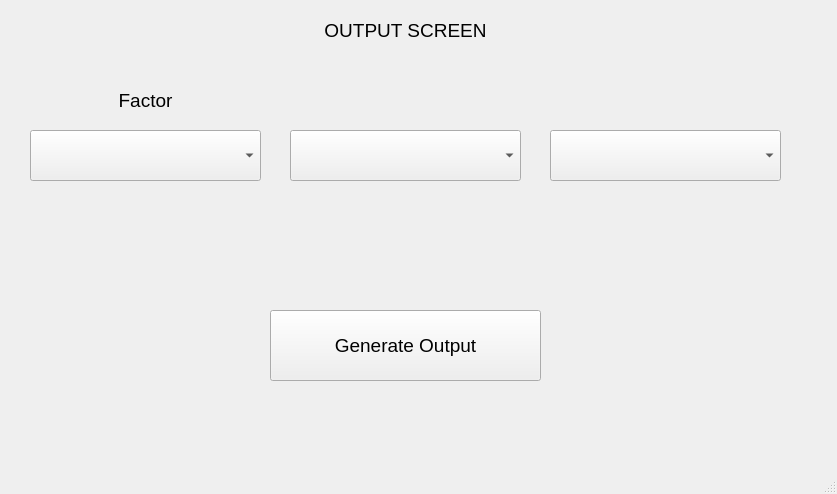
<?xml version="1.0" encoding="UTF-8"?>
<ui version="4.0">
 <class>MainWindow</class>
 <widget class="QMainWindow" name="MainWindow">
  <property name="geometry">
   <rect>
    <x>0</x>
    <y>0</y>
    <width>837</width>
    <height>494</height>
   </rect>
  </property>
  <property name="windowTitle">
   <string>MainWindow</string>
  </property>
  <widget class="QWidget" name="centralwidget">
   <widget class="QComboBox" name="factors">
    <property name="geometry">
     <rect>
      <x>30</x>
      <y>130</y>
      <width>231</width>
      <height>51</height>
     </rect>
    </property>
    <property name="font">
     <font>
      <pointsize>16</pointsize>
     </font>
    </property>
   </widget>
   <widget class="QComboBox" name="parameters1">
    <property name="geometry">
     <rect>
      <x>290</x>
      <y>130</y>
      <width>231</width>
      <height>51</height>
     </rect>
    </property>
    <property name="font">
     <font>
      <pointsize>16</pointsize>
     </font>
    </property>
   </widget>
   <widget class="QLabel" name="heading">
    <property name="geometry">
     <rect>
      <x>300</x>
      <y>10</y>
      <width>211</width>
      <height>41</height>
     </rect>
    </property>
    <property name="font">
     <font>
      <pointsize>14</pointsize>
     </font>
    </property>
    <property name="text">
     <string>OUTPUT SCREEN</string>
    </property>
    <property name="alignment">
     <set>Qt::AlignCenter</set>
    </property>
   </widget>
   <widget class="QComboBox" name="parameters2">
    <property name="geometry">
     <rect>
      <x>550</x>
      <y>130</y>
      <width>231</width>
      <height>51</height>
     </rect>
    </property>
    <property name="font">
     <font>
      <pointsize>16</pointsize>
     </font>
    </property>
   </widget>
   <widget class="QLabel" name="outputDataLabel">
    <property name="geometry">
     <rect>
      <x>280</x>
      <y>210</y>
      <width>251</width>
      <height>81</height>
     </rect>
    </property>
    <property name="font">
     <font>
      <pointsize>12</pointsize>
     </font>
    </property>
    <property name="text">
     <string/>
    </property>
    <property name="alignment">
     <set>Qt::AlignCenter</set>
    </property>
   </widget>
   <widget class="QPushButton" name="generateButton">
    <property name="geometry">
     <rect>
      <x>270</x>
      <y>310</y>
      <width>271</width>
      <height>71</height>
     </rect>
    </property>
    <property name="font">
     <font>
      <pointsize>14</pointsize>
     </font>
    </property>
    <property name="text">
     <string>Generate Output</string>
    </property>
   </widget>
   <widget class="QLabel" name="paramLabel1">
    <property name="geometry">
     <rect>
      <x>300</x>
      <y>80</y>
      <width>211</width>
      <height>41</height>
     </rect>
    </property>
    <property name="font">
     <font>
      <pointsize>14</pointsize>
     </font>
    </property>
    <property name="text">
     <string/>
    </property>
    <property name="alignment">
     <set>Qt::AlignCenter</set>
    </property>
   </widget>
   <widget class="QLabel" name="paramLabel2">
    <property name="geometry">
     <rect>
      <x>560</x>
      <y>80</y>
      <width>211</width>
      <height>41</height>
     </rect>
    </property>
    <property name="font">
     <font>
      <pointsize>14</pointsize>
     </font>
    </property>
    <property name="text">
     <string/>
    </property>
    <property name="alignment">
     <set>Qt::AlignCenter</set>
    </property>
   </widget>
   <widget class="QLabel" name="factorsLabel">
    <property name="geometry">
     <rect>
      <x>40</x>
      <y>80</y>
      <width>211</width>
      <height>41</height>
     </rect>
    </property>
    <property name="font">
     <font>
      <pointsize>14</pointsize>
     </font>
    </property>
    <property name="text">
     <string>Factor</string>
    </property>
    <property name="alignment">
     <set>Qt::AlignCenter</set>
    </property>
   </widget>
  </widget>
  <widget class="QMenuBar" name="menubar">
   <property name="geometry">
    <rect>
     <x>0</x>
     <y>0</y>
     <width>837</width>
     <height>21</height>
    </rect>
   </property>
  </widget>
  <widget class="QStatusBar" name="statusbar"/>
 </widget>
 <resources/>
 <connections/>
</ui>
